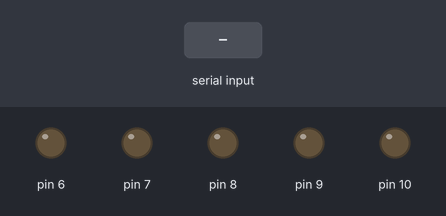
Bench run of a sketch on a simulated Arduino Uno, built with avr-gcc and run on an emulated ATmega328P. Shown: output pins drawn as LEDs (lit = HIGH). Inputs (shaded band) come from the test bench. What the sketch prints to the serial monitor is not drawn.

Above: at 1.3 s.
1.4 s: "ACBF" received over Serial
At 2.6 s:
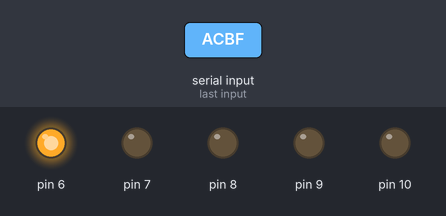
4.4 s: "ACGF" received over Serial
At 6.0 s:
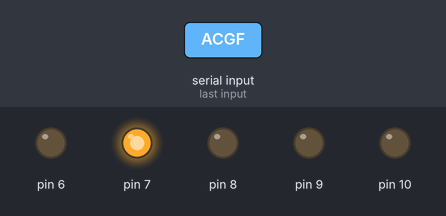
7.4 s: "ADBF" received over Serial
At 10.2 s:
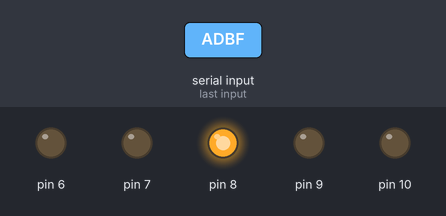
10.4 s: "ADBH" received over Serial
At 11.0 s:
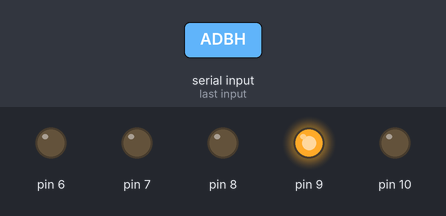
Timing chart, 0 to 12.9 s (numbered marks = the images above; inputs shaded):
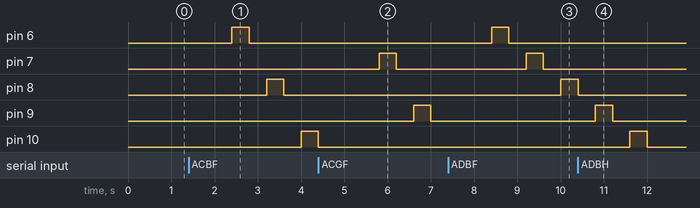

Measured:
- after the input at 1.4 s, pin 6: LOW → HIGH after 1.0 s, → LOW 0.40 s later; pin 8: LOW → HIGH after 1.8 s, → LOW 0.40 s later; pin 10: LOW → HIGH after 2.6 s
- after the input at 4.4 s, pin 6: stays LOW (without the input it goes to HIGH after 0.40 s); pin 7: LOW → HIGH after 1.4 s, → LOW 0.40 s later; pin 8: stays LOW (without the input it goes to HIGH after 1.2 s); pin 9: LOW → HIGH after 2.2 s, → LOW 0.40 s later; pin 10: goes on until 4.4 s, then stays LOW
- after the input at 7.4 s, pin 6: LOW → HIGH after 1.0 s, → LOW 0.40 s later; pin 8: LOW → HIGH after 2.6 s; pin 9: stops changing and stays LOW
- after the input at 10.4 s, pin 6: stays LOW (without the input it goes to HIGH after 2.0 s)

The sketch:

PillajoEstefania_Repaso3.ino
```cpp
//Sistemas Microprocesados
//Estefanía Pillajo
//Repaso 3

String dato;
int led1=6;
int led2=7;
int led3=8;
int led4=9;
int led5=10;
int i;

void setup() {
  pinMode (6, OUTPUT);
  pinMode (7, OUTPUT);
  pinMode (8, OUTPUT);
  pinMode (9, OUTPUT);
  pinMode (10, OUTPUT);

Serial.begin(9600);
Serial.println("Escoga una opcion para los diferentes juegos de luces:");
Serial.println("ACBF: Primer juego de luces (impares)");
Serial.println("ACGF: Segundo juego de luces(pares)");
Serial.println("ADBF: Tercer juego de luces (ascendente)");
Serial.println("ADBH: Cuarto juego de luces (descendente)");

}

void loop() {

 if(Serial.available()>0){
   dato=Serial.readString();
 }
// if((dato=="ACBF")||(dato=="ACGF")||(dato=="ADBF")||(dato=="ADBH")){
//  Serial.println("Dato incorrecto");
//  delay(400);
// }
 if(dato=="ACBF"){
  for (i=6; i<11; i=i+2){
    digitalWrite(i,HIGH);
    delay(400);
    digitalWrite(i,LOW);
    delay(400);
  }
 }
 if(dato=="ACGF"){
  for(i=7; i<11; i=i+2){
    digitalWrite(i,HIGH);
    delay(400);
    digitalWrite(i,LOW);
    delay(400);
  }
 }
 if(dato=="ADBF"){
    for(i=6; i<11; i++){
    digitalWrite(i,HIGH);
    delay(400);
    digitalWrite(i,LOW);
    delay(400);
  }
 }
 if(dato=="ADBH"){
  for(i=10; i>5; i--){
    digitalWrite(i,HIGH);
    delay(400);
    digitalWrite(i,LOW);
    delay(400);
  }
 }
}
```
